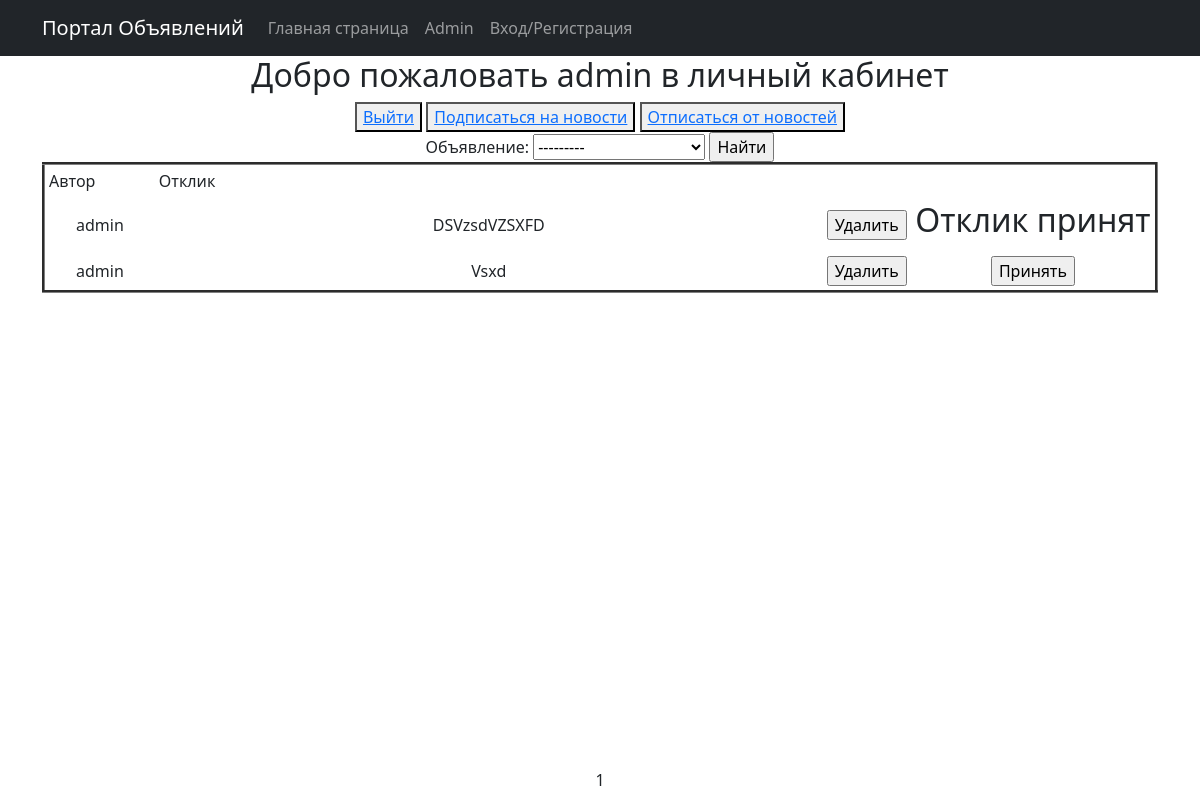
Screenshot of /personal_account/ (signed in) with the database file from the repository.
### advertisement/models.py (models this page shows, shortened)
class Feedback(models.Model):
    ad_id = models.ForeignKey(Advertisement, on_delete=models.CASCADE)
    user_id = models.ForeignKey(User, on_delete=models.CASCADE)
    text_feedback = models.CharField(max_length = 255)
    feedback_received = models.BooleanField(default = False)
    date_time = models.DateTimeField(auto_now_add=True)

### personal_account/views.py (the view)
# urls.py: path('', PersonalAccount.as_view(), name='personal_account'),
class PersonalAccount(ListView):
    ordering = 'date_time'
    template_name = 'personal_account/personal_account.html'
    context_object_name = 'personal_list'
    paginate_by = 10
    def get_queryset(self):
        queryset_fedback = Feedback.objects.filter(ad_id__user_id=self.request.user)
        queryset_ad = Advertisement.objects.filter(user_id=self.request.user)
        self.filterset = FeedbackFilter(self.request.GET, queryset_ad=queryset_ad, queryset=queryset_fedback)
        return self.filterset.qs
    def get_context_data(self, **kwargs):
        context = super().get_context_data(**kwargs)
        context['filterset'] = self.filterset
        context['current_user'] = self.request.user
        return context

### advertisement/models.py (called while the page is built)
    def __str__(self):
        return self.title_ad

### templates/personal_account/personal_account.html (shortened to what this page needs)
{% extends 'flatpages/default.html' %}
{% load custom_tags %}
{% block content %}
<h2>Добро пожаловать {{current_user}} в личный кабинет</h2>
<button> <a href="/accounts/logout/"> Выйти </a></button>
<button> <a href="/personal_account/subscribe"> Подписаться на новости </a></button>
<button> <a href="/personal_account/unsubscribe"> Отписаться от новостей </a></button>
        <form action="" method="get">
            {{ filterset.form.as_table }}
            <input type="submit" value="Найти" />
        </form>
{% if personal_list %}
            <table border="3" cellpadding="4" cellspacing="1" width="100%">
                <tr>
                    <td align="left" width="10%">Автор</td>
                    <td align="left" width="60%">Отклик</td>
                </tr>
                {% for feedback in personal_list %}
                <tr>
                    <td>{{ feedback.user_id }}</td>
                    <td>{{ feedback.text_feedback }}</td>
                    <td>
                        <form action="{% url 'delete_feedback' feedback.pk %}" method="post">
                        <input type="submit" value="Удалить">
                        </form>
                    </td>
                    <td>
                        {% if feedback.feedback_received %}
                            <h2>Отклик принят</h2>
                        {% else %}
                            <form action="{% url 'take_feedback' feedback.pk %}" method="post">
                            <input type="submit" value="Принять">
                            </form>
                        {% endif%}
                    </td>
                </tr>
                {% endfor %}
            </table>
        {% else %}
        <h2>Откликов нет!</h2>
        {% endif%}
<div class="paginate">
   {{ page_obj.number }}
</div>
{% endblock content %}

### templates/personal_account/personal_account.html (style rules this page uses)
.paginate { width: 100%; position: fixed; bottom: 1%; right: 0%; }
td { border: 2px black }

### rows the page displays
Feedback: user_id "admin", text_feedback "DSVzsdVZSXFD", feedback_received "Отклик принят"
Feedback: user_id "admin", text_feedback "Vsxd"

### other values shown
{{ current_user }} "admin"
{{ page_obj.number }} "1"
